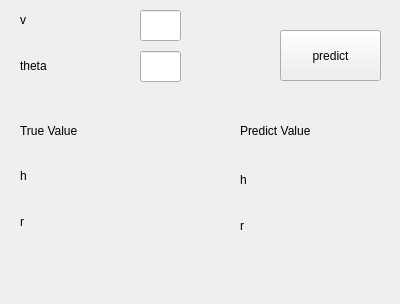
<?xml version="1.0" encoding="UTF-8"?>
<ui version="4.0">
 <class>Form</class>
 <widget class="QWidget" name="Form">
  <property name="geometry">
   <rect>
    <x>0</x>
    <y>0</y>
    <width>400</width>
    <height>304</height>
   </rect>
  </property>
  <property name="windowTitle">
   <string>Form</string>
  </property>
  <widget class="QLabel" name="label_theta">
   <property name="geometry">
    <rect>
     <x>20</x>
     <y>50</y>
     <width>111</width>
     <height>31</height>
    </rect>
   </property>
   <property name="text">
    <string>theta</string>
   </property>
  </widget>
  <widget class="QLabel" name="label_v">
   <property name="geometry">
    <rect>
     <x>20</x>
     <y>4</y>
     <width>111</width>
     <height>31</height>
    </rect>
   </property>
   <property name="text">
    <string>v</string>
   </property>
  </widget>
  <widget class="QLineEdit" name="lineEdit_v">
   <property name="geometry">
    <rect>
     <x>140</x>
     <y>10</y>
     <width>41</width>
     <height>31</height>
    </rect>
   </property>
  </widget>
  <widget class="QLineEdit" name="lineEdit_theta">
   <property name="geometry">
    <rect>
     <x>140</x>
     <y>51</y>
     <width>41</width>
     <height>31</height>
    </rect>
   </property>
  </widget>
  <widget class="QPushButton" name="pushButton_predict">
   <property name="geometry">
    <rect>
     <x>280</x>
     <y>30</y>
     <width>101</width>
     <height>51</height>
    </rect>
   </property>
   <property name="text">
    <string>predict</string>
   </property>
  </widget>
  <widget class="QLabel" name="label_h_predict">
   <property name="geometry">
    <rect>
     <x>240</x>
     <y>164</y>
     <width>91</width>
     <height>31</height>
    </rect>
   </property>
   <property name="text">
    <string>h</string>
   </property>
  </widget>
  <widget class="QLabel" name="label_r_predict">
   <property name="geometry">
    <rect>
     <x>240</x>
     <y>210</y>
     <width>91</width>
     <height>31</height>
    </rect>
   </property>
   <property name="text">
    <string>r</string>
   </property>
  </widget>
  <widget class="QLabel" name="label_r_real">
   <property name="geometry">
    <rect>
     <x>20</x>
     <y>206</y>
     <width>91</width>
     <height>31</height>
    </rect>
   </property>
   <property name="text">
    <string>r</string>
   </property>
  </widget>
  <widget class="QLabel" name="label_h_real">
   <property name="geometry">
    <rect>
     <x>20</x>
     <y>160</y>
     <width>91</width>
     <height>31</height>
    </rect>
   </property>
   <property name="text">
    <string>h</string>
   </property>
  </widget>
  <widget class="QLabel" name="label_true_value">
   <property name="geometry">
    <rect>
     <x>20</x>
     <y>120</y>
     <width>141</width>
     <height>21</height>
    </rect>
   </property>
   <property name="text">
    <string>True Value</string>
   </property>
  </widget>
  <widget class="QLabel" name="label_predict_value">
   <property name="geometry">
    <rect>
     <x>240</x>
     <y>120</y>
     <width>141</width>
     <height>21</height>
    </rect>
   </property>
   <property name="text">
    <string>Predict Value</string>
   </property>
  </widget>
 </widget>
 <resources/>
 <connections/>
</ui>
